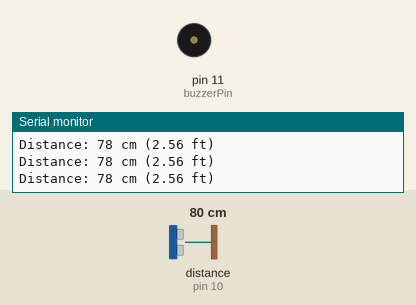
A sketch run on a simulated Arduino Uno, built with avr-gcc and run on an emulated ATmega328P. On the bench: buzzer (waves = sounding), the last lines printed to the serial monitor. Wiring (inferred from the names in the program): ultrasonic range finder: trigger pin 9; echo pin 10. The inputs (shaded band) are chosen by the test bench; at power-on: distance to the obstacle (sensor on pin 10) 80 cm. The echo pulse lasts 58.3 µs per cm.

Above: at 1.2 s.
1.3 s: distance to the obstacle (sensor on pin 10) set to 35 cm
2.8 s: distance to the obstacle (sensor on pin 10) set to 27 cm
At 3.4 s:
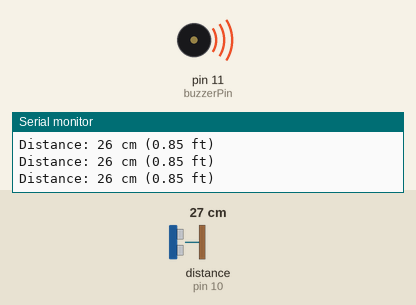
4.3 s: distance to the obstacle (sensor on pin 10) set to 60 cm
At 5.0 s:
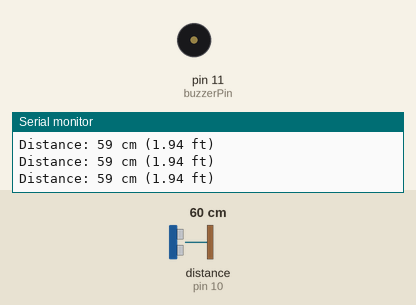
Timing chart, 0 to 7.3 s (numbered marks = the images above; inputs shaded):
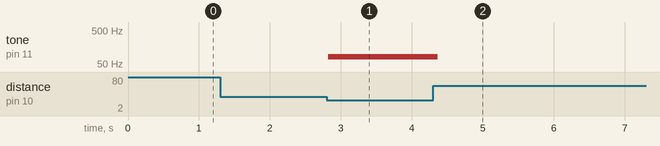

Measured:
- the behaviour switches between 32 and 31 cm on distance to the obstacle (sensor on pin 10) (found by bisection; images 0 and 1)
- after the input at 2.8 s, tone on pin 11 (buzzerPin): silent → 83 Hz at once
- after the input at 4.3 s, tone on pin 11 (buzzerPin): 83 Hz → silent after 0.07 s

The sketch:

Glasses_Alert_System_V2_No_Potentiometer.ino
```cpp
// Eric Chao
// Glasses_Alert_System_V2

// Pin definitions
const int trigPin = 9;    // Trigger pin for ultrasonic sensor
const int echoPin = 10;   // Echo pin for ultrasonic sensor
const int buzzerPin = 11; // Buzzer pin

void setup() {
  pinMode(trigPin, OUTPUT);
  pinMode(echoPin, INPUT);
  pinMode(buzzerPin, OUTPUT);
  Serial.begin(9600); // Initialize Serial Monitor
}

void loop() {
  // Measure distance
  long duration, distanceCm;
  digitalWrite(trigPin, LOW);
  delayMicroseconds(2);
  digitalWrite(trigPin, HIGH);
  delayMicroseconds(10);
  digitalWrite(trigPin, LOW);
  duration = pulseIn(echoPin, HIGH);
  distanceCm = duration * 0.034 / 2; // Convert to centimeters

  // Convert to feet
  float distanceFeet = distanceCm / 30.48; // 1 foot = 30.48 cm

  // Print distance to Serial Monitor
  Serial.print("Distance: ");
  Serial.print(distanceCm);
  Serial.print(" cm (");
  Serial.print(distanceFeet, 2); // Print distance in feet with two decimal places
  Serial.println(" ft)");

  // Buzzer logic
  if (distanceFeet <= 1.0) { // Within 1 foot threshold
    // Map distance to frequency: closer = higher tone
    // Note that this buzzer will be on glasses so lower Frequency
    // Frequency range: 50 Hz (at 1 foot) to 200 Hz (at 0.1 feet)
    int frequency = map(distanceFeet * 10, 10, 1, 50, 200); // Scale range ... max frequency to 200hz... hurts my ears...
    frequency = constrain(frequency, 50, 200); // Ensure frequency stays in range
    tone(buzzerPin, frequency);
  } else {
    noTone(buzzerPin); // Turn off buzzer if distance > 1 foot
  }

  delay(100); // Short delay for stability
}
```
